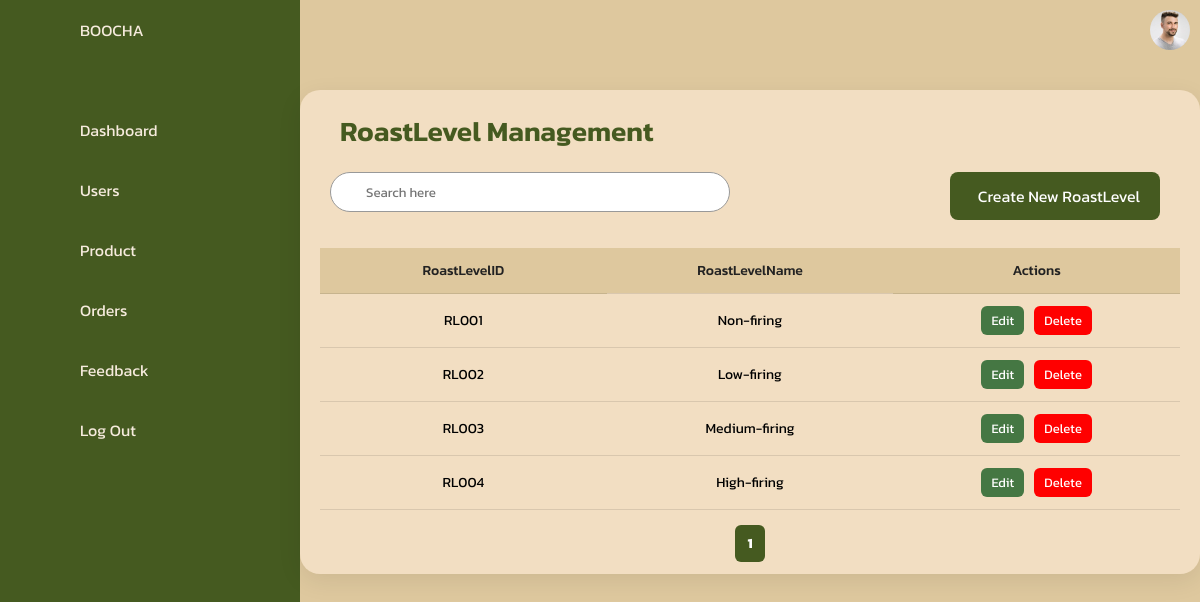
Page /Admin/roastlevel.php on the committed database.
### tables this page shows
CREATE TABLE `roastlevel` (
  `RoastLevelID` varchar(20) NOT NULL,
  `RoastLevelName` varchar(100) NOT NULL
);

### Admin/roastlevel.php (the view, shortened to what this page needs)
<?php
$servername = "localhost";
$db_username = "root";
$db_password = "";
$db_name = "boocha";
$conn = new mysqli($servername, $db_username, $db_password, $db_name);
$search = isset($_GET['search']) ? $_GET['search'] : '';
$limit = 10;
$page = isset($_GET['page']) ? (int)$_GET['page'] : 1;
$page = max($page, 1);
$start_from = ($page - 1) * $limit;
$sql = "SELECT RoastLevelID, RoastLevelName
        FROM roastlevel
        WHERE
            RoastLevelID LIKE '%$search%' OR
            RoastLevelName LIKE '%$search%'
        LIMIT $start_from, $limit";
$result = $conn->query($sql);
$count_sql = "SELECT COUNT(*) AS total
              FROM roastlevel
              WHERE
                  RoastLevelID LIKE '%$search%' OR
                  RoastLevelName LIKE '%$search%'";
$count_result = $conn->query($count_sql);
$count_row = $count_result->fetch_assoc();
$total_pages = ceil($count_row["total"] / $limit);
?>
<!DOCTYPE html>
<html lang="en">
<head>
    <link rel="stylesheet" href="assets/css/style1.css">
    <link href="https://cdnjs.cloudflare.com/ajax/libs/font-awesome/6.0.0-beta3/css/all.min.css" rel="stylesheet">
</head>
<body>
   <div class="container">
    <div class="navigation">
        <ul>
            <li>
                <a href="#">
                    <span class="icon">
                    </span>
                    <span class="title">BOOCHA</span>
                </a>
            </li>
            <li>
                <a href="dashboard_day.php">
                    <span class="icon">
                    </span>
                    <span class="title">Dashboard</span>
                </a>
            </li>
            <li>
                <a href="customer.php">
                    <span class="icon">
                    </span>
                    <span class="title">Users</span>
                </a>
            </li>
            <li>
                <a href="product.php">
                    <span class="icon">
                    </span>
                    <span class="title">Product</span>
                </a>
            </li>
            <li>
                <a href="order.php">
                    <span class="icon">
                    </span>
                    <span class="title">Orders</span>
                </a>
            </li>
            <li>
                <a href="report.php">
                    <span class="icon">
                    </span>
                    <span class="title">Feedback</span>
                </a>
            </li>
            <li>
                <a href="../index.php">
                    <span class="icon">
                    </span>
                    <span class="title">Log Out</span>
                </a>
            </li>
        </ul>
    </div>
     <div class="main">
            <div class="topbar">
                <div class="toggle">
                </div>
                <div class="user">
                    <img src="assets/imgs/customer01.jpg" alt="">
                </div>
            </div>
            <div class="customer-table-container">
                <div class="top-row">
                   <h2>RoastLevel Management</h2>
                </div>
                <div class="search-insert-row">
                    <form method="get" action="roastlevel.php">
                        <div class="search">
                            <label>
                                <input type="text" name="search" placeholder="Search here" value="<?= htmlspecialchars($search) ?>">
                            </label>
                        </div>
                    </form>
                    <a href="RL_insert.php" class="insert-cus-btn">
                        Create New RoastLevel
                    </a>
                </div>
                <table class="customer-table">
                    <thead>
                        <tr>
                            <th>RoastLevelID</th>
                            <th>RoastLevelName</th>
                            <th>Actions</th>
                        </tr>
                    </thead>
                    <tbody>
                        <?php if ($result->num_rows > 0): ?>
                            <?php while($row = $result->fetch_assoc()): ?>
                                <tr>
                                    <td><?= $row["RoastLevelID"] ?></td>
                                    <td><?= $row["RoastLevelName"] ?></td>
                                    <td class="actions">
                                        <div class="action-buttons">
                                            <a href="RL_edit.php?RoastLevelID=<?= $row['RoastLevelID'] ?>" class="edit-btn">Edit</a>
                                            <button type="button" class="delete-btn" onclick="openModal('<?= $row['RoastLevelID'] ?>')">Delete</button>
                                        </div>
                                    </td>
                                </tr>
                            <?php endwhile; ?>
                        <?php else: ?>
                            <tr><td colspan="3">No data found</td></tr>
                        <?php endif; ?>
                    </tbody>
                </table>
                <div class="pagination">
                    <?php
                    $adjacents = 2;
                    $searchParam = '&search=' . urlencode($search);
                    if ($total_pages <= 7 + ($adjacents * 2)) {
                        for ($i = 1; $i <= $total_pages; $i++) {
                            echo '<a href="?page=' . $i . $searchParam . '" class="' . ($i == $page ? 'active' : '') . '">' . $i . '</a>';
                        }
                    }
                    ?>
                </div>
            </div>
        </div>
    </div>
</body>
</html>

### rows in the picture
roastlevel: RoastLevelID "RL001", RoastLevelName "Non-firing"
roastlevel: RoastLevelID "RL002", RoastLevelName "Low-firing"
roastlevel: RoastLevelID "RL003", RoastLevelName "Medium-firing"
roastlevel: RoastLevelID "RL004", RoastLevelName "High-firing"
